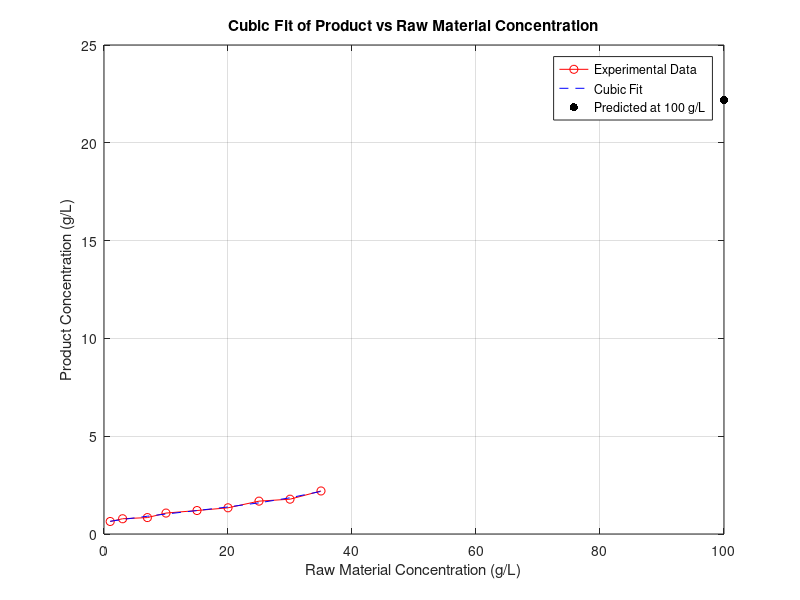

Recreate this plot in MATLAB.
% Problem 2: Using a Cubic Polynomial for Fitting

% Data
raw_material_conc = [1, 3, 7, 10, 15, 20, 25, 30, 35]; % Raw material concentration (g/L)
product_conc = [0.64, 0.78, 0.84, 1.07, 1.2, 1.34, 1.68, 1.78, 2.2]; % Product concentration (g/L)

% Fit a cubic polynomial (degree 3)
p_cubic = polyfit(raw_material_conc, product_conc, 3);

% Coefficients of the cubic polynomial
disp('Coefficients of the cubic polynomial (highest to lowest degree):');
disp(['a3 = ', num2str(p_cubic(1))]);
disp(['a2 = ', num2str(p_cubic(2))]);
disp(['a1 = ', num2str(p_cubic(3))]);
disp(['a0 = ', num2str(p_cubic(4))]);

% Predict product concentration for raw material concentration = 100 g/L
raw_material_100 = 100; % g/L
predicted_conc_100 = polyval(p_cubic, raw_material_100);

% Display result
disp(['Predicted product concentration for raw material concentration = 100 g/L: ', num2str(predicted_conc_100), ' g/L']);

% Plot results
figure;
plot(raw_material_conc, product_conc, 'ro-', 'DisplayName', 'Experimental Data');
hold on;
fitted_conc = polyval(p_cubic, raw_material_conc);
plot(raw_material_conc, fitted_conc, 'b--', 'DisplayName', 'Cubic Fit');
scatter(100, predicted_conc_100, 'k', 'filled', 'DisplayName', 'Predicted at 100 g/L');
xlabel('Raw Material Concentration (g/L)');
ylabel('Product Concentration (g/L)');
title('Cubic Fit of Product vs Raw Material Concentration');
legend;
grid on;
hold off;
